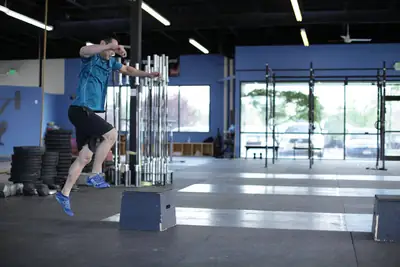
#> input picture app/static/exercises/Box_Skip/0.webp, 400 x 267 px
$ python -i build.py   (imports and definitions only)
#> lines starting #> are read from the running program, lines starting #| are printed output that depends on the picture
#!/usr/bin/env python3
"""Build Zenkai's bundled exercise database from free-exercise-db (public domain,
https://github.com/yuhonas/free-exercise-db).

    git clone --depth 1 https://github.com/yuhonas/free-exercise-db /tmp/fedb
    python3 scripts/exercise_db/build.py /tmp/fedb

Writes app/data/exercise_db.json and small WebP photos (two per exercise) in
app/static/exercises/<id>/. Deterministic: the same checkout gives the same
output, so a rebuild shows only real upstream changes in the diff.

Rules:
- The 169 curated exercises keep their names, equipment, muscles and cues (logged
  history is keyed to them). From their matched entry (curated_map.py) they take
  instructions, level and photos.
- Every other entry is added under its own name, mapped into Zenkai's
  vocabulary, unless its name would duplicate a curated one ("Split Squats" next
  to "Split Squat"), in which case it is skipped.
- Tier 1 (Common) = the curated exercises + EXTRA_COMMON. Tier 2 = the rest.
  Every exercise the database has photos for gets two (400px WebP, ~10 KB each);
  tier only decides ordering and folding.
"""
import json
import re
import sys
from pathlib import Path

ROOT = Path(__file__).resolve().parents[2]
sys.path.insert(0, str(ROOT))

from app.data.exercises import EXERCISES  # noqa: E402
from scripts.exercise_db.curated_map import CURATED_TO_FEDB, EXTRA_COMMON  # noqa: E402
from scripts.exercise_db.zenkai_steps import ZENKAI_STEPS  # noqa: E402
from scripts.exercise_db.repdb_map import REPDB_IMAGES  # noqa: E402

OUT_JSON = ROOT / "app/data/exercise_db.json"
OUT_IMG = ROOT / "app/static/exercises"
IMG_WIDTH, IMG_QUALITY = 400, 68

MUSCLE = {
    "abdominals": "Abs", "chest": "Chest", "shoulders": "Shoulders", "biceps": "Biceps",
    "triceps": "Triceps", "forearms": "Forearms", "lats": "Back", "middle back": "Back",
    "lower back": "Back", "traps": "Back", "neck": "Back", "quadriceps": "Legs",
    "hamstrings": "Legs", "glutes": "Legs", "calves": "Legs", "adductors": "Legs",
    "abductors": "Legs",
}
EQUIPMENT = {
    "barbell": "Barbell", "dumbbell": "Dumbbell", "cable": "Cable", "machine": "Machine",
    "body only": "Bodyweight", "kettlebells": "Kettlebell", "e-z curl bar": "EZ Bar",
    "bands": "Band", "medicine ball": "Medicine Ball", "exercise ball": "Exercise Ball",
    "foam roll": "Foam Roller", "other": "Other", None: "Other",
}
LEGS = {"quadriceps", "hamstrings", "glutes", "calves", "adductors", "abductors"}


# [75 lines left out: functions norm, category, muscles, photos, repdb_photos, not called in this run]


def main(src: str, repdb: str | None = None) -> None:
    repdb_root = Path(repdb) if repdb else None
    src_root = Path(src)
    db = json.loads((src_root / "dist/exercises.json").read_text())
    by_name = {x["name"]: x for x in db}
    curated = {e["name"]: e for e in EXERCISES}
    curated_norm = {norm(n) for n in curated}
    used = {v for v in CURATED_TO_FEDB.values() if v}
    common_extra = set(EXTRA_COMMON)

    if OUT_IMG.exists():
        for old in OUT_IMG.rglob("*.webp"):
            old.unlink()

    entries = []
    # 1. Curated: enrichment of the existing 169, keyed by the curated name.
    for name in sorted(curated):
        fedb = by_name.get(CURATED_TO_FEDB.get(name) or "")
        steps = (fedb.get("instructions") or []) if fedb else []
        level = fedb.get("level") if fedb else None
        steps_source = "fedb" if steps else None
        if not steps and name in ZENKAI_STEPS:      # no usable match: our own steps
            level, steps = ZENKAI_STEPS[name]
            steps_source = "zenkai"
        entries.append({
            "name": name,
            "source": "curated",
            "fedb_id": fedb["id"] if fedb else None,
            "tier": 1,
            "level": level,
            "instructions": steps,
            "steps_source": steps_source,
            "images": (photos(src_root, fedb["id"], fedb.get("images") or []) if fedb else [])
                      or repdb_photos(repdb_root, name),
        })
    # 2. The rest of free-exercise-db under its own names.
    skipped = []
    for x in sorted(db, key=lambda x: x["name"]):
        if x["name"] in used:
            continue
        if norm(x["name"]) in curated_norm:
            skipped.append(x["name"])
            continue
        tier = 1 if x["name"] in common_extra else 2
        eq = EQUIPMENT.get(x.get("equipment"), "Other")
        if x["category"] == "cardio" and eq == "Machine":
            eq = "Cardio Machine"
        prim = muscles(x.get("primaryMuscles"))
        sec = [m for m in muscles(x.get("secondaryMuscles")) if m not in prim]
        entries.append({
            "name": x["name"],
            "source": "fedb",
            "fedb_id": x["id"],
            "tier": tier,
            "category": category(x),
            "equipment": eq,
            "muscle_primary": prim,
            "muscle_secondary": sec,
            "log_type": "time" if x["category"] == "stretching" else "reps",
            "level": x.get("level"),
            "instructions": x.get("instructions") or ZENKAI_STEPS.get(x["name"], (None, []))[1],
            "steps_source": "fedb" if x.get("instructions") else ("zenkai" if x["name"] in ZENKAI_STEPS else None),
            "images": photos(src_root, x["id"], x.get("images") or []) or repdb_photos(repdb_root, x["name"]),
        })

    OUT_JSON.write_text(json.dumps({
        "source": "free-exercise-db (public domain, https://github.com/yuhonas/free-exercise-db)",
        "count": len(entries),
        "exercises": entries,
    }, indent=1, ensure_ascii=False) + "\n")
    t1 = sum(1 for e in entries if e["tier"] == 1)
    size = sum(p.stat().st_size for p in OUT_IMG.rglob("*.webp")) if OUT_IMG.exists() else 0
    print(f"{len(entries)} exercises ({t1} common, {len(entries) - t1} more); "
          f"{sum(len(e['images']) for e in entries)} photos, {size / 1e6:.1f} MB; "
          f"skipped as duplicates of curated names: {len(skipped)}")


# [4 lines not run here, left out]

>>> import cv2
>>> picture = cv2.imread('../../app/static/exercises/Box_Skip/0.webp', cv2.IMREAD_GRAYSCALE)
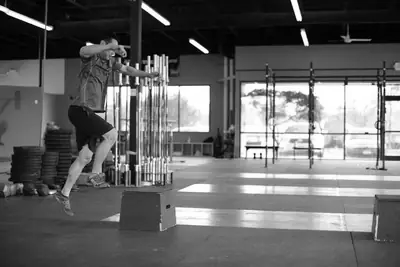
#> picture: shape (267, 400); min 0, max 255, mean 102.1
#> (the run stopped early here; a loop or call above may not have finished)

$ run again, on app/static/exercises/Dumbbell_Incline_Shoulder_Raise/0.webp
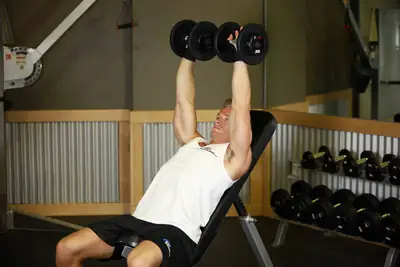
#> input picture app/static/exercises/Dumbbell_Incline_Shoulder_Raise/0.webp, 400 x 267 px
#> `picture = cv2.imread('../../app/static/exercises/Box_Skip/0.webp', cv2..`:
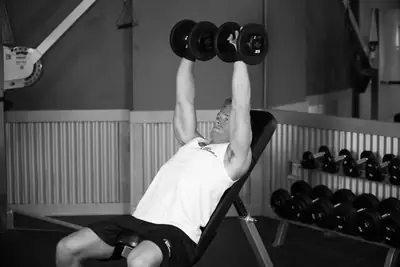
#> picture: shape (267, 400); min 0, max 255, mean 79.1

$ run again, on app/static/exercises/Dumbbell_Incline_Shoulder_Raise/1.webp
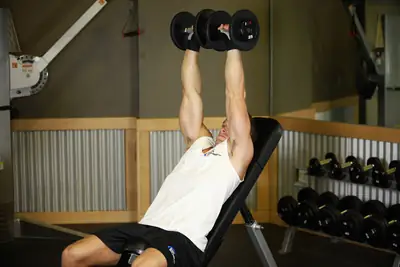
#> input picture app/static/exercises/Dumbbell_Incline_Shoulder_Raise/1.webp, 400 x 267 px
#> `picture = cv2.imread('../../app/static/exercises/Box_Skip/0.webp', cv2..`:
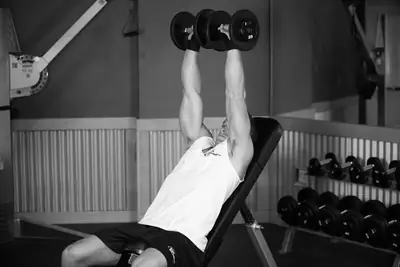
#> picture: shape (267, 400); min 0, max 255, mean 79.7

$ run again, on app/static/exercises/Preacher_Hammer_Dumbbell_Curl/0.webp
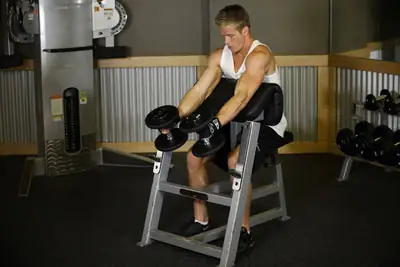
#> input picture app/static/exercises/Preacher_Hammer_Dumbbell_Curl/0.webp, 400 x 267 px
#> `picture = cv2.imread('../../app/static/exercises/Box_Skip/0.webp', cv2..`:
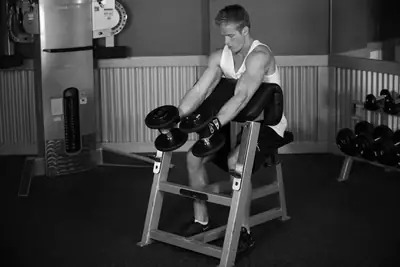
#> picture: shape (267, 400); min 0, max 255, mean 60.2
